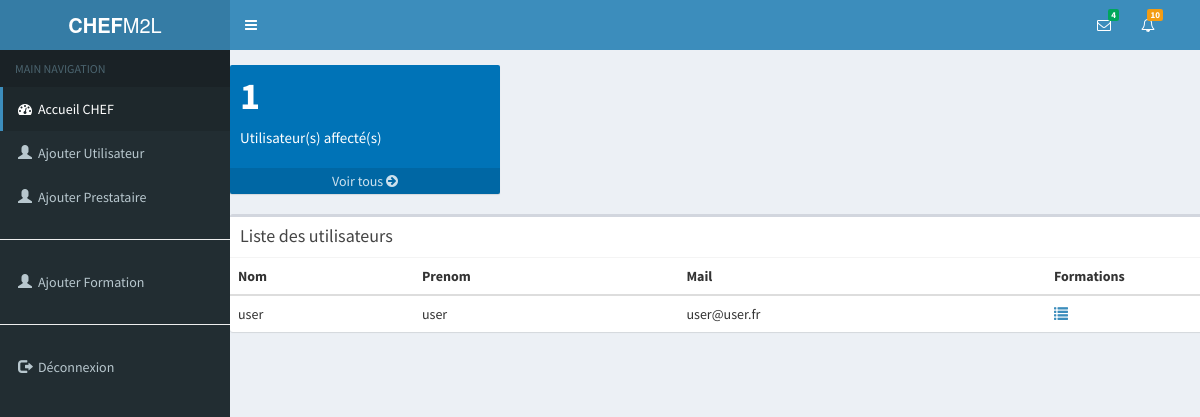
The page /M2L/chef (signed in) on the database its author committed.
### tables this page shows
CREATE TABLE `salarie` (
  `id_s` int(11) NOT NULL,
  `nom` varchar(25) DEFAULT NULL,
  `prenom` varchar(25) DEFAULT NULL,
  `mail` varchar(25) DEFAULT NULL,
  `password` varchar(255) DEFAULT NULL,
  `NbJour` int(11) DEFAULT NULL,
  `level` int(1) NOT NULL,
  `id_a` int(11) DEFAULT NULL,
  `id_s_1` int(11) DEFAULT NULL
);

### M2L/Models/chef.php (called while the page is built)
<?php
function getNbUser($id)
{
	global $bdd;
	$req = $bdd->prepare("SELECT count(*) as nb FROM salarie WHERE salarie.id_s_1=:id");
	$req->bindValue(':id',$id,PDO::PARAM_INT);
	$req->execute();
	while($data = $req ->fetch())
	{
		return $data['nb'];
	}
}
function getUser($id)
{
	$nb = getNbUser($id);
	global $bdd;
	$req = $bdd->prepare("SELECT id_s,nom,prenom,mail FROM salarie WHERE salarie.id_s_1=:id");
	$req->bindValue(':id',$id,PDO::PARAM_INT);
	$req->execute();
	while($data = $req->fetchAll())
	{
		return $data;
	}
}
?>

### M2L/Views/chef.php (the view)
<div class="container">
    <div class="row">
        <div class="row">
            <?= statsAdmin::stats("blue", "$nbUser", "Utilisateur(s) affecté(s)","person-add") ?>
        </div>
        <div class="row">
            <div class="col-xs-12">
                <div class="box">
                    <div class="box-header">
                        <h3 class="box-title"> Liste des utilisateurs</h3>
                    </div>
                    <div class="box-body table-responsive no-padding">
                        <table class="table table-hover">
                            <tr>
                                <th>Nom</th>
                                <th>Prenom</th>
                                <th>Mail</th>
                                <th>Formations</th>
                            </tr>
                            <?php
                            if ($nbUser > 0)
                            {
                                foreach ($user as $key => $value)
                                {
                                    echo
                                        '<tbody>
                            <tr>
                            <td>' . $value['nom'] . '</td>
                            <td>' . $value['prenom'] . '</td>
                            <td>' . $value['mail'] . '</td>
                            <td><a href="' . BASE_URL . '/formationUser?id=' . $value['id_s'] . '" class="glyphicon glyphicon-list"></a></td>
                            </tr>
                            </tbody>';
                                }
                            }
                            ?>
                        </table>
                    </div>
                </div>
            </div>
        </div>
    </div>
</div>

### rows shown on the page
salarie: nom "user", prenom "user", mail "user@user.fr"

### other values the page prints
$nb "1"
$title "Utilisateur(s) affecté(s)"
